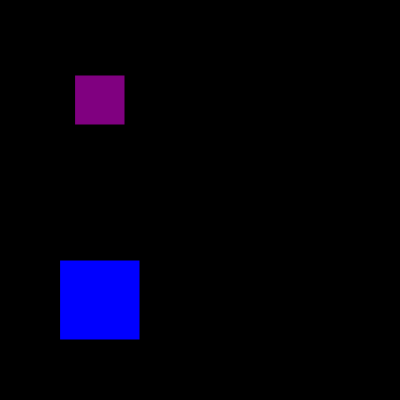
Frame 1 (no input)
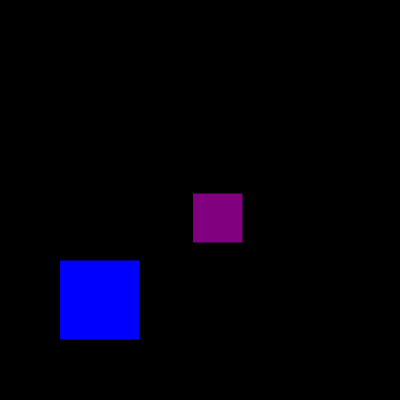
Frame 60 (no input)
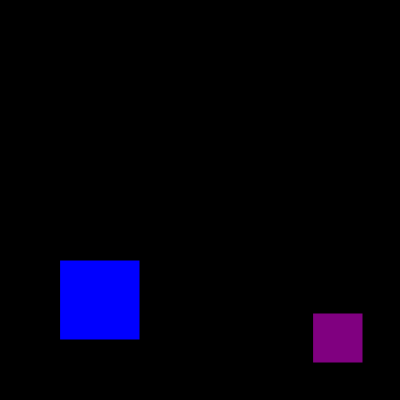
Frame 120 (the mouse pressed at the canvas centre since frame 60)

The p5.js sketch that drew these frames (run headless with seeded random() and noise() and a simulated clock; from frame 60 on, the mouse is pressed at the canvas centre):

// p5.js sketch
// ── sketch.js
var box,box2;

function setup() {
  createCanvas(400, 400);

box ={
 x: 100,
 y: 100, 
 w: 50,
 h: 50,
 cor: ["blue","green","red","yellow","orange","purple"],
 vx:2,
 vy:2,
}
box2 = new Box();
}

function draw() {
  background(0);
  
rectMode(CENTER);
fill (box.cor[5])
rect (box.x,box.y,box.w,box.h)
box.x = box.x + box.vx;
box.y = box.y + box.vy;

box2.display();

}
// ── Box.js
class Box{
   constructor(){
        this.x= 100;
        this.y= 300;
        this.w= 80;
        this.h= 80;
        this.cor =["pink","blue","red","purple"];
       
    }
  
    display(){
        rectMode(CENTER);
        fill (this.cor[1])
        rect (this.x,this.y,this.w,this.h)  
        
    }
}
